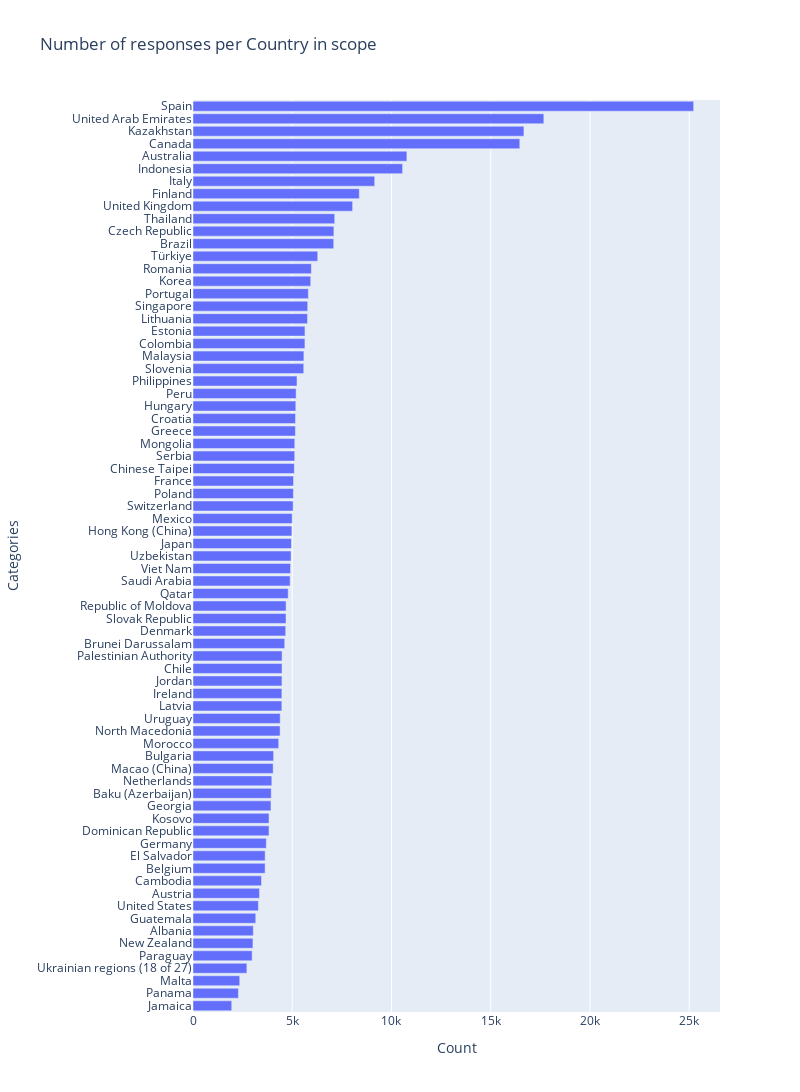

Notebook code for this chart:
### Markdown cell above
**NOTE**. We have generated two similar plots below one for more interactivity and other to make it visible in HTML

### Code cell
plot_scrollable_horizontal_bar_chart(df2, 'Country code 3-character', title='Number of responses per Country in scope')

### Figure 1 — Plotly figure (JSON) as saved in the notebook; plotly's stock layout.template omitted (floating-point values rounded to 4 significant figures)
{"data": [{"alignmentgroup": "True", "hovertemplate": "Count=%{x}<br>Categories=%{y}<extra></extra>", "legendgroup": "", "marker": {"color": "#636efa", "pattern": {"shape": ""}}, "name": "", "offsetgroup": "", "orientation": "h", "showlegend": false, "textposition": "auto", "type": "bar", "x": [1951, 2288, 2354, 2715, 2981, 3020, 3038, 3161, 3295, 3351, 3450, 3633, 3635, 3693, 3829, 3831, 3928, 3942, 3970, 4039, 4061, 4317, 4388, 4393, 4476, 4477, 4482, 4485, 4488, 4621, 4670, 4687, 4689, 4796, 4894, 4915, 4940, 4958, 4982, 4998, 5043, 5058, 5064, 5104, 5124, 5127, 5158, 5164, 5180, 5195, 5239, 5579, 5586, 5639, 5641, 5769, 5778, 5812, 5930, 5963, 6284, 7089, 7097, 7140, 8041, 8378, 9153, 10559, 10775, 16464, 16672, 17675, 25223], "xaxis": "x", "y": ["Jamaica", "Panama", "Malta", "Ukrainian regions (18 of 27)", "Paraguay", "New Zealand", "Albania", "Guatemala", "United States", "Austria", "Cambodia", "Belgium", "El Salvador", "Germany", "Dominican Republic", "Kosovo", "Georgia", "Baku (Azerbaijan)", "Netherlands", "Macao (China)", "Bulgaria", "Morocco", "North Macedonia", "Uruguay", "Latvia", "Ireland", "Jordan", "Chile", "Palestinian Authority", "Brunei Darussalam", "Denmark", "Slovak Republic", "Republic of Moldova", "Qatar", "Saudi Arabia", "Viet Nam", "Uzbekistan", "Japan", "Hong Kong (China)", "Mexico", "Switzerland", "Poland", "France", "Chinese Taipei", "Serbia", "Mongolia", "Greece", "Croatia", "Hungary", "Peru", "Philippines", "Slovenia", "Malaysia", "Colombia", "Estonia", "Lithuania", "Singapore", "Portugal", "Korea", "Romania", "Türkiye", "Brazil", "Czech Republic", "Thailand", "United Kingdom", "Finland", "Italy", "Indonesia", "Australia", "Canada", "Kazakhstan", "United Arab Emirates", "Spain"], "yaxis": "y"}], "layout": {"barmode": "relative", "height": 1200, "legend": {"tracegroupgap": 0}, "title": {"text": "Number of responses per Country in scope"}, "width": 800, "xaxis": {"anchor": "y", "autorange": true, "domain": [0, 1], "range": [0, 26550.0], "title": {"text": "Count"}, "type": "linear"}, "yaxis": {"anchor": "x", "autorange": true, "domain": [0, 1], "range": [-0.5, 72.5], "tickmode": "linear", "title": {"text": "Categories"}, "type": "category"}}}
